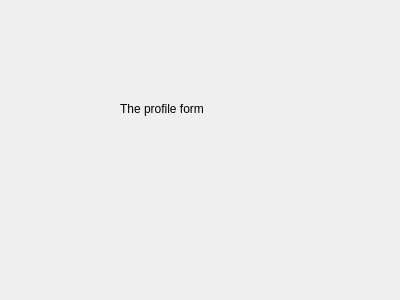
<?xml version="1.0" encoding="UTF-8"?>
<ui version="4.0">
 <class>profileForm</class>
 <widget class="QDialog" name="profileForm">
  <property name="geometry">
   <rect>
    <x>0</x>
    <y>0</y>
    <width>400</width>
    <height>300</height>
   </rect>
  </property>
  <property name="windowTitle">
   <string>Dialog</string>
  </property>
  <widget class="QLabel" name="label">
   <property name="geometry">
    <rect>
     <x>120</x>
     <y>100</y>
     <width>181</width>
     <height>17</height>
    </rect>
   </property>
   <property name="text">
    <string>The profile form</string>
   </property>
  </widget>
 </widget>
 <resources/>
 <connections/>
</ui>
